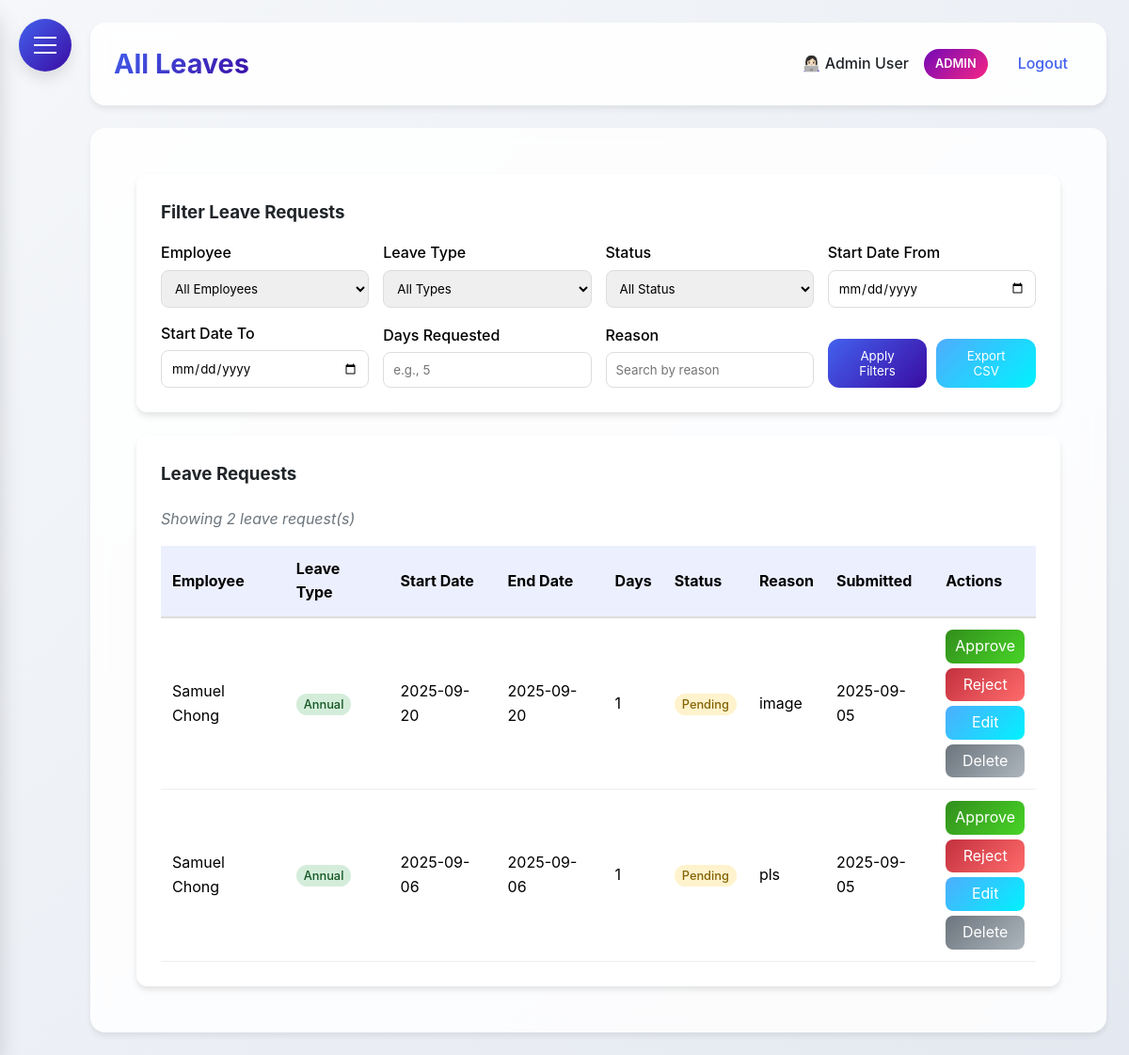
Page /all_leaves (signed in) on the earlier database version.
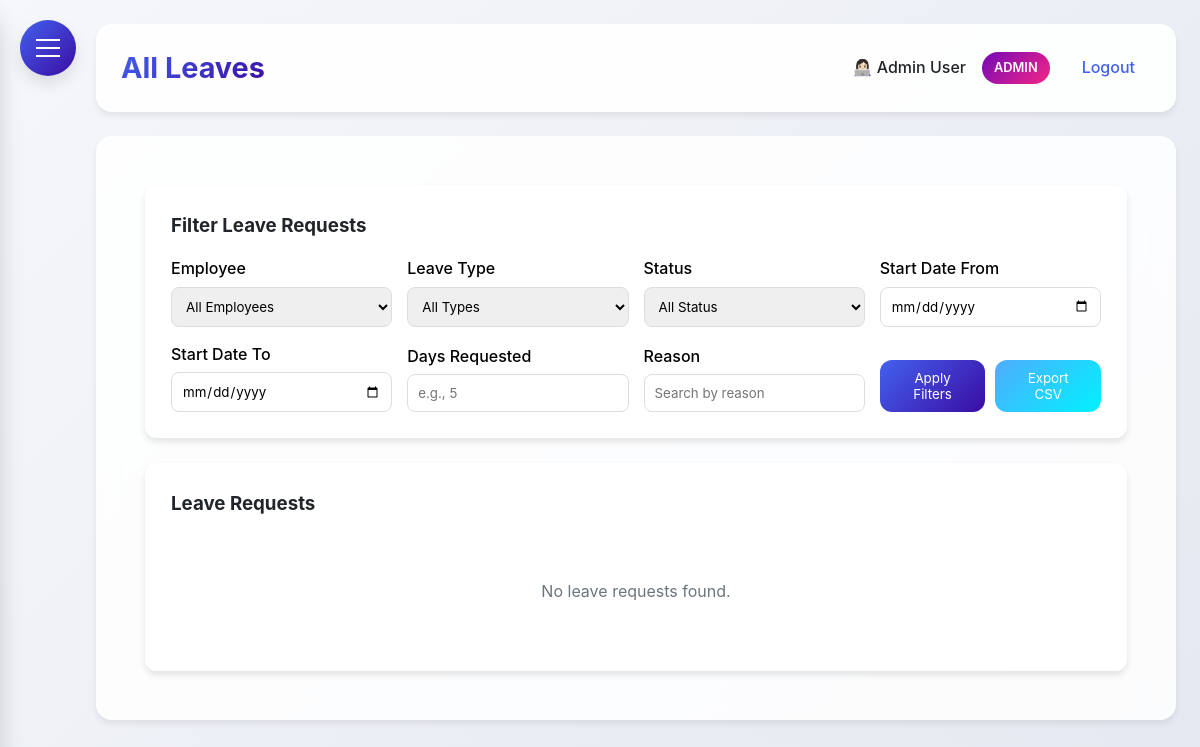
Same page on the later database version.
### HerculesSystem.py (models this page shows, shortened)
class Employee(UserMixin, db.Model):
    id = db.Column(db.Integer, primary_key=True)
    username = db.Column(db.String(80), unique=True, nullable=False)
    password = db.Column(db.String(120), nullable=False)
    full_name = db.Column(db.String(120), nullable=False)
    email = db.Column(db.String(120), unique=True, nullable=False)
    nationality = db.Column(db.String(80), nullable=False)  # Added nationality
    employee_id = db.Column(db.String(80), unique=True, nullable=False)  # Added employee ID
    hire_date = db.Column(db.Date)
    is_admin = db.Column(db.Boolean, default=False)
    user_type = db.Column(db.String(20), default='employee')  # admin, supervisor, office, factory
    last_clock_in = db.Column(db.DateTime)
    last_clock_out = db.Column(db.DateTime)
    last_lunch_start = db.Column(db.DateTime)
    last_lunch_end = db.Column(db.DateTime)

class LeaveRequest(db.Model):
    id = db.Column(db.Integer, primary_key=True)
    employee_id = db.Column(db.Integer, db.ForeignKey('employee.id'), nullable=False)
    start_date = db.Column(db.Date, nullable=False)
    end_date = db.Column(db.Date, nullable=False)
    leave_type = db.Column(db.String(50), nullable=False)
    compassionate_type = db.Column(db.String(50))
    reason = db.Column(db.Text)
    attachment_filename = db.Column(db.String(255))
    status = db.Column(db.String(20), default='pending')
    days_requested = db.Column(db.Integer, nullable=False)
    created_at = db.Column(db.DateTime, default=datetime.utcnow)
    approved_at = db.Column(db.DateTime)
    employee = db.relationship('Employee', backref=db.backref('leave_requests', lazy=True))

### HerculesSystem.py (the view)
@app.route('/all_leaves')
@login_required
def all_leaves():
    if current_user.user_type not in ['admin', 'supervisor']:
        flash('You do not have permission to view all leaves.', 'danger')
        return redirect(url_for('leaves'))
    print("DEBUG: Entering all_leaves route")  # debugging
    employee_id = request.args.get('employee_id', '')
    leave_type = request.args.get('leave_type', '')
    status = request.args.get('status', '')
    start_date_filter = request.args.get('start_date_filter', '')
    end_date_filter = request.args.get('end_date_filter', '')
    days_requested = request.args.get('days_requested', '')
    reason = request.args.get('reason', '')
    query = LeaveRequest.query.join(Employee, LeaveRequest.employee_id == Employee.id)
    if employee_id:
        query = query.filter(LeaveRequest.employee_id == employee_id)
    if leave_type:
        query = query.filter(LeaveRequest.leave_type == leave_type)
    if status:
        query = query.filter(LeaveRequest.status == status)
    if start_date_filter:
        try:
            start_date = datetime.strptime(start_date_filter, '%Y-%m-%d').date()
            query = query.filter(LeaveRequest.start_date >= start_date)
        except ValueError:
            pass
    if end_date_filter:
        try:
            end_date = datetime.strptime(end_date_filter, '%Y-%m-%d').date()
            query = query.filter(LeaveRequest.start_date <= end_date)
        except ValueError:
            pass
    if days_requested:
        try:
            query = query.filter(LeaveRequest.days_requested == int(days_requested))
        except ValueError:
            pass
    if reason:
        query = query.filter(LeaveRequest.reason.ilike(f'%%{reason}%%'))
    all_requests = query.order_by(LeaveRequest.created_at.desc()).all()
    employees = Employee.query.all()
    return render_template('all_leaves.html', all_requests=all_requests, employees=employees)

### templates/all_leaves.html (shortened to what this page needs)
{% extends "base.html" %}
{% block content %}
<div class="dashboard-container">
    <div class="glass" style="padding: 25px; border-radius: 12px; margin-bottom: 25px;">
        <h3 style="margin-bottom: 15px;">Filter Leave Requests</h3>
        <form id="filterForm" method="GET" action="{{ url_for('all_leaves') }}">
            <div style="display: grid; grid-template-columns: repeat(auto-fit, minmax(200px, 1fr)); gap: 15px; align-items: end;">
                <div>
                    <label style="display: block; margin-bottom: 5px; font-weight: 500; color: #000000;">Employee</label>
                    <select name="employee_id" style="width: 100%; padding: 10px; border-radius: 8px; border: 1px solid #ddd;">
                        <option value="">All Employees</option>
                    </select>
                </div>
                <div>
                    <label style="display: block; margin-bottom: 5px; font-weight: 500; color: #000000;">Leave Type</label>
                    <select name="leave_type" style="width: 100%; padding: 10px; border-radius: 8px; border: 1px solid #ddd;">
                        <option value="">All Types</option>
                    </select>
                </div>
                <div>
                    <label style="display: block; margin-bottom: 5px; font-weight: 500; color: #000000;">Status</label>
                    <select name="status" style="width: 100%; padding: 10px; border-radius: 8px; border: 1px solid #ddd;">
                        <option value="" {% if not request.args.get('status') %}selected{% endif %}>All Status</option>
                    </select>
                </div>
                <div>
                    <label style="display: block; margin-bottom: 5px; font-weight: 500; color: #000000;">Start Date From</label>
                    <input type="date" name="start_date_filter" value="{{ request.args.get('start_date_filter', '') }}" style="width: 100%; padding: 10px; border-radius: 8px; border: 1px solid #ddd;">
                </div>
                <div>
                    <label style="display: block; margin-bottom: 5px; font-weight: 500; color: #000000;">Start Date To</label>
                    <input type="date" name="end_date_filter" value="{{ request.args.get('end_date_filter', '') }}" style="width: 100%; padding: 10px; border-radius: 8px; border: 1px solid #ddd;">
                </div>
                <div>
                    <label style="display: block; margin-bottom: 5px; font-weight: 500; color: #000000;">Days Requested</label>
                    <input type="number" name="days_requested" value="{{ request.args.get('days_requested', '') }}" min="0" style="width: 100%; padding: 10px; border-radius: 8px; border: 1px solid #ddd;" placeholder="e.g., 5">
                </div>
                <div>
                    <label style="display: block; margin-bottom: 5px; font-weight: 500; color: #000000;">Reason</label>
                    <input type="text" name="reason" value="{{ request.args.get('reason', '') }}" style="width: 100%; padding: 10px; border-radius: 8px; border: 1px solid #ddd;" placeholder="Search by reason">
                </div>
                <div style="display: flex; gap: 10px;">
                    <button type="submit" style="background: var(--gradient-primary); color: white; padding: 10px 20px; border: none; border-radius: var(--border-radius); cursor: pointer; flex: 1;">
                        Apply Filters
                    </button>
                    <button type="button" id="exportButton" style="background: linear-gradient(135deg, #4facfe 0%, #00f2fe 100%); color: white; padding: 10px 20px; border: none; border-radius: var(--border-radius); cursor: pointer; flex: 1; transition: transform 0.2s, box-shadow 0.2s;">
                        Export CSV
                    </button>
                </div>
            </div>
        </form>
    </div>
    <div class="glass" style="padding: 25px; border-radius: 12px;">
        <h3 style="margin-bottom: 20px;">Leave Requests</h3>
        {% if all_requests %}
        <p style="margin-bottom: 15px; font-style: italic; color: #6c757d;">
            Showing {{ all_requests|length }} leave request(s)
        </p>
        <div style="overflow-x: auto;">
            <table style="width: 100%; border-collapse: collapse;">
                <thead>
                    <tr style="background: rgba(67, 97, 238, 0.1);">
                        <th style="padding: 12px; text-align: left; border-bottom: 2px solid #ddd; color: #000000;">Employee</th>
                        <th style="padding: 12px; text-align: left; border-bottom: 2px solid #ddd; color: #000000;">Leave Type</th>
                        <th style="padding: 12px; text-align: left; border-bottom: 2px solid #ddd; color: #000000;">Start Date</th>
                        <th style="padding: 12px; text-align: left; border-bottom: 2px solid #ddd; color: #000000;">End Date</th>
                        <th style="padding: 12px; text-align: left; border-bottom: 2px solid #ddd; color: #000000;">Days</th>
                        <th style="padding: 12px; text-align: left; border-bottom: 2px solid #ddd; color: #000000;">Status</th>
                        <th style="padding: 12px; text-align: left; border-bottom: 2px solid #ddd; color: #000000;">Reason</th>
                        <th style="padding: 12px; text-align: left; border-bottom: 2px solid #ddd; color: #000000;">Submitted</th>
                        <th style="padding: 12px; text-align: left; border-bottom: 2px solid #ddd; color: #000000;">Actions</th>
                    </tr>
                </thead>
                <tbody>
                    {% for request in all_requests %}
                    <tr style="transition: background 0.3s;">
                        <td style="padding: 12px; border-bottom: 1px solid #eee; color: #000000;">{{ request.employee.full_name }}</td>
                        <td style="padding: 12px; border-bottom: 1px solid #eee;">
                            <span style="
                                padding: 4px 8px;
                                border-radius: 12px;
                                font-size: 0.8rem;
                                font-weight: 500;
                                {% if request.leave_type == 'annual' %}background: #d4edda; color: #155724;
                                {% elif request.leave_type == 'medical' %}background: #cce5ff; color: #004085;
                                {% elif request.leave_type == 'maternity' %}background: #fff3cd; color: #856404;
                                {% elif request.leave_type == 'compassionate' %}background: #f8d7da; color: #721c24;
                                {% elif request.leave_type == 'marriage' %}background: #e2e3e5; color: #383d41;
                                {% elif request.leave_type == 'hospitalised' %}background: #d1ecf1; color: #0c5460;
                                {% elif request.leave_type == 'socso_mc' %}background: #d6d8d9; color: #383d41;
                                {% endif %}
                            ">
                                {{ request.leave_type|title }}
                            </span>
                        </td>
                        <td style="padding: 12px; border-bottom: 1px solid #eee; color: #000000;">{{ request.start_date.strftime('%Y-%m-%d') }}</td>
                        <td style="padding: 12px; border-bottom: 1px solid #eee; color: #000000;">{{ request.end_date.strftime('%Y-%m-%d') }}</td>
                        <td style="padding: 12px; border-bottom: 1px solid #eee; color: #000000;">{{ request.days_requested }}</td>
                        <td style="padding: 12px; border-bottom: 1px solid #eee;">
                            <span style="
                                padding: 4px 8px;
                                border-radius: 12px;
                                font-size: 0.8rem;
                                font-weight: 500;
                                {% if request.status == 'approved' %}background: #d4edda; color: #155724;
                                {% elif request.status == 'rejected' %}background: #f8d7da; color: #721c24;
                                {% else %}background: #fff3cd; color: #856404;
                                {% endif %}
                            ">
                                {{ request.status|title }}
                            </span>
                        </td>
                        <td style="padding: 12px; border-bottom: 1px solid #eee; color: #000000;">{{ request.reason|truncate(30) }}</td>
                        <td style="padding: 12px; border-bottom: 1px solid #eee; color: #000000;">{{ request.created_at.strftime('%Y-%m-%d') }}</td>
                        <td style="padding: 12px; border-bottom: 1px solid #eee;">
                            <div style="display: flex; flex-direction: column; gap: 5px;">
                                {% if request.status == 'pending' %}
                                <a href="{{ url_for('approve_leave', request_id=request.id) }}"
                                   style="background: linear-gradient(135deg, #328e1c 0%, #48d427 100%); color: white; padding: 5px 10px; border-radius: 8px; text-decoration: none; text-align: center; transition: transform 0.2s, box-shadow 0.2s;">
                                    Approve
                                </a>
                                <a href="{{ url_for('reject_leave', request_id=request.id) }}"
                                   style="background: linear-gradient(135deg, #c3313f 0%, #ff6b6b 100%); color: white; padding: 5px 10px; border-radius: 8px; text-decoration: none; text-align: center; transition: transform 0.2s, box-shadow 0.2s;">
                                    Reject
                                </a>
                                {% endif %}
                                <a href="{{ url_for('admin_edit_leave', request_id=request.id) }}"
                                   style="background: linear-gradient(135deg, #4facfe 0%, #00f2fe 100%); color: white; padding: 5px 10px; border-radius: 8px; text-decoration: none; text-align: center; transition: transform 0.2s, box-shadow 0.2s;">
                                    Edit
                                </a>
                                <a href="{{ url_for('admin_delete_leave', request_id=request.id) }}"
                                   style="background: linear-gradient(135deg, #6c757d 0%, #adb5bd 100%); color: white; padding: 5px 10px; border-radius: 8px; text-decoration: none; text-align: center; transition: transform 0.2s, box-shadow 0.2s;"
                                   onclick="return confirm('Are you sure you want to delete this leave request? This action cannot be undone.')">
                                    Delete
                                </a>
                            </div>
                        </td>
                    </tr>
                    {% endfor %}
                </tbody>
            </table>
        </div>
        {% else %}
        <p style="text-align: center; color: #6c757d; padding: 40px;">No leave requests found.</p>
        {% endif %}
    </div>
</div>
{% endblock %}

### templates/base.html (shortened to what this page needs)
<!DOCTYPE html>
<html lang="en">
<head>
</head>
<body>
    <div class="hamburger-menu" id="hamburgerMenu">
        <span></span>
    </div>
    <div class="main-content" id="mainContent">
        <div class="header">
            <h1>{% block header %}Hercules HR{% endblock %}</h1>
            <div class="user-info">
                {% if current_user.is_authenticated %}
                <span>👩🏻‍💻 {{ current_user.full_name }}</span>
                {% if current_user.user_type == 'admin' %}
                <span class="admin-badge">ADMIN</span>
                {% endif %}
                <a href="{{ url_for('logout') }}">Logout</a>
                {% else %}
                <a href="{{ url_for('login') }}">Login</a>
                {% endif %}
            </div>
        </div>
        <div class="content">
            {% block content %}{% endblock %}
        </div>
    </div>
</body>
</html>

Differences in the rows shown:
removed LeaveRequest: employee.full_name "Samuel Chong", leave_type "Annual", start_date "2025-09-20", end_date "2025-09-20", days_requested "1", status "Pending", reason "image", created_at "2025-09-05"
removed LeaveRequest: employee.full_name "Samuel Chong", leave_type "Annual", start_date "2025-09-06", end_date "2025-09-06", days_requested "1", status "Pending", reason "pls", created_at "2025-09-05"
Other differences:
{{ all_requests|length }}: "2" → (not shown)
text no longer shown: "Showing leave request(s) Employee Leave Type Start Date End Date Days Status Reason Submitted Actions"
text now shown: "No leave requests found."
